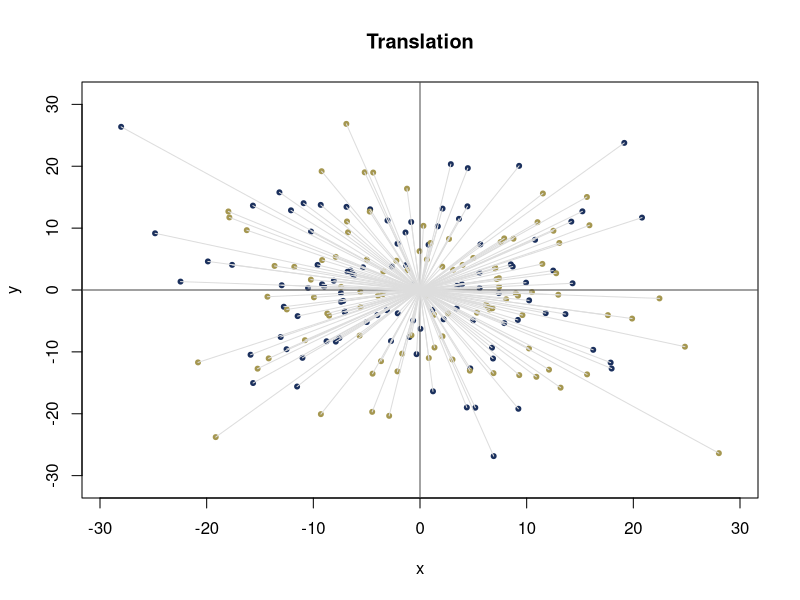

Write R code to recreate this figure.
# ---
# title: "1"
# objective: "Translate points"
# author: "Daniel Resende"
# date: "January 24, 2015"
# output: html_document
# ---
cat("\014")

## Getting / Generating data
localRandom <- function(n = 1) {
    rnorm(n, mean=0, sd=10)
}
n <- 100
x <- localRandom(n)
y <- localRandom(n)
m <- matrix(c(x, y), ncol=2)

# Summary data
sd <- apply(m, 2, sd)
var <- apply(m, 2, function(x) { sd(x)^2 })
cov <- cov(x, y)
cor <- cor(x, y)
median <- apply(m, 2, median)
length <- apply(m, 2, length)

print('Summary Data')
print(apply(m, 2, summary))
cat('sd', sd, '\n')
cat('var', var, '\n')
cat('cov', cov(x, y), '\n')
cat('cor', cor, '\n')
cat('length', length, '\n')

# Chart
pallete <- c('1B305D', '32557B', 'A59750', '6B7D31', '3B461B')
pallete <- paste('#', pallete, sep='')

xDomain <- range(x)
yDomain <- range(y)
xRange <- c(-1, 1) * (median[1] + 3 * sd[1])
yRange <- c(-1, 1) * (median[2] + 3 * sd[2])

par(mfrow=c(1,1))
plot(x, y, xlim=xRange, ylim=yRange, pch=20, main='Translation', col=pallete[1])
points(-x, -y, xlim=xRange, ylim=yRange, pch=20, col = pallete[3])
abline(h = 0, v = 0, col = "gray30")

sapply(1:length(x), function(i) {
    gray <- '#dddddd'
    slope <- (y[i] - -y[i]) / (x[i] - -x[i])
#     abline(a=c(0,slope), col=gray)
#     abline(a=c(0,-slope), col=gray)
    segments(x[i], y[i], -x[i], -y[i], col=gray)
    NULL
})
